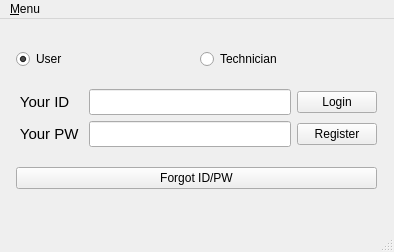
<?xml version="1.0" encoding="UTF-8"?>
<ui version="4.0">
 <class>LoginWindow</class>
 <widget class="QMainWindow" name="LoginWindow">
  <property name="geometry">
   <rect>
    <x>0</x>
    <y>0</y>
    <width>394</width>
    <height>252</height>
   </rect>
  </property>
  <property name="sizePolicy">
   <sizepolicy hsizetype="Fixed" vsizetype="Fixed">
    <horstretch>0</horstretch>
    <verstretch>0</verstretch>
   </sizepolicy>
  </property>
  <property name="windowTitle">
   <string>FiveOfRuler</string>
  </property>
  <property name="windowOpacity">
   <double>1.000000000000000</double>
  </property>
  <widget class="QWidget" name="centralwidget">
   <widget class="QWidget" name="verticalLayoutWidget">
    <property name="geometry">
     <rect>
      <x>16</x>
      <y>16</y>
      <width>361</width>
      <height>171</height>
     </rect>
    </property>
    <layout class="QVBoxLayout" name="mainLayout">
     <item>
      <layout class="QHBoxLayout" name="topLayout">
       <item>
        <widget class="QRadioButton" name="radio_User">
         <property name="text">
          <string>User</string>
         </property>
         <property name="checked">
          <bool>true</bool>
         </property>
        </widget>
       </item>
       <item>
        <widget class="QRadioButton" name="radio_Technician">
         <property name="text">
          <string>Technician</string>
         </property>
        </widget>
       </item>
      </layout>
     </item>
     <item>
      <layout class="QGridLayout" name="midLayout">
       <item row="1" column="2">
        <widget class="QPushButton" name="btn_Register">
         <property name="text">
          <string>Register</string>
         </property>
        </widget>
       </item>
       <item row="0" column="2">
        <widget class="QPushButton" name="btn_Login">
         <property name="text">
          <string>Login</string>
         </property>
        </widget>
       </item>
       <item row="1" column="0">
        <widget class="QLabel" name="label_Pw">
         <property name="font">
          <font>
           <pointsize>11</pointsize>
          </font>
         </property>
         <property name="text">
          <string> Your PW </string>
         </property>
        </widget>
       </item>
       <item row="1" column="1">
        <widget class="QLineEdit" name="lineEdit_Pw">
         <property name="font">
          <font>
           <pointsize>11</pointsize>
          </font>
         </property>
         <property name="echoMode">
          <enum>QLineEdit::Password</enum>
         </property>
        </widget>
       </item>
       <item row="0" column="1">
        <widget class="QLineEdit" name="lineEdit_Id">
         <property name="font">
          <font>
           <pointsize>11</pointsize>
          </font>
         </property>
        </widget>
       </item>
       <item row="0" column="0">
        <widget class="QLabel" name="label_Id">
         <property name="font">
          <font>
           <pointsize>11</pointsize>
          </font>
         </property>
         <property name="text">
          <string> Your ID </string>
         </property>
        </widget>
       </item>
      </layout>
     </item>
     <item>
      <layout class="QHBoxLayout" name="botlayout">
       <item>
        <widget class="QPushButton" name="btn_ForgotIdPw">
         <property name="text">
          <string>Forgot ID/PW</string>
         </property>
        </widget>
       </item>
      </layout>
     </item>
    </layout>
   </widget>
  </widget>
  <widget class="QMenuBar" name="menubar">
   <property name="geometry">
    <rect>
     <x>0</x>
     <y>0</y>
     <width>394</width>
     <height>31</height>
    </rect>
   </property>
   <widget class="QMenu" name="menu_Menu">
    <property name="title">
     <string>&amp;Menu</string>
    </property>
    <addaction name="action_Quit"/>
   </widget>
   <addaction name="menu_Menu"/>
  </widget>
  <widget class="QStatusBar" name="statusbar"/>
  <action name="action_Quit">
   <property name="text">
    <string>&amp;Quit</string>
   </property>
  </action>
 </widget>
 <tabstops>
  <tabstop>lineEdit_Id</tabstop>
  <tabstop>lineEdit_Pw</tabstop>
  <tabstop>btn_Login</tabstop>
  <tabstop>btn_Register</tabstop>
  <tabstop>radio_User</tabstop>
  <tabstop>radio_Technician</tabstop>
  <tabstop>btn_ForgotIdPw</tabstop>
 </tabstops>
 <resources/>
 <connections/>
</ui>
